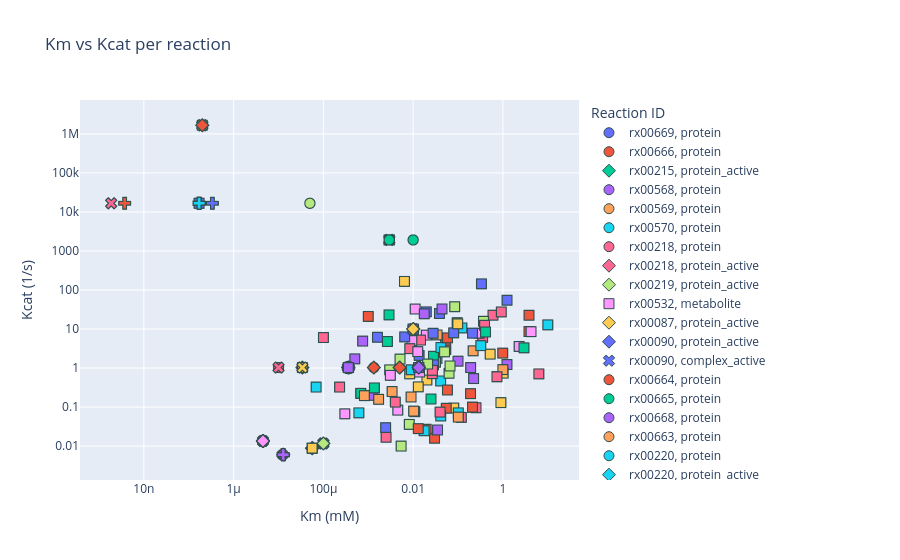

Notebook cell for this chart:
### Markdown cell above
### Visualise final Km / Kcat distribution

### Code cell
rows = []
for rxn_id in reactions:
    for specie, (km, kcat) in kinetics(rxn_id).items():
        rows.append({
            'reaction_id': rxn_id,
            'species':     specie,
            'Km':          km,
            'Kcat':        kcat,
            'type':        species[specie]['type'] if specie in species else 'global',
        })
df = pd.DataFrame(rows)

fig = px.scatter(
    df.dropna(subset=['Km', 'Kcat']),
    x='Km', y='Kcat',
    symbol='type', color='reaction_id',
    hover_data=['species', 'Km', 'Kcat', 'reaction_id', 'type'],
    log_x=True, log_y=True,
    title='Km vs Kcat per reaction',
    labels={'Km': 'Km (mM)', 'Kcat': 'Kcat (1/s)', 'reaction_id': 'Reaction ID'},
)
fig.update_traces(marker=dict(size=10, line=dict(width=1, color='DarkSlateGrey')))
fig.update_layout(legend=dict(title='Reaction ID'))
fig.show()
